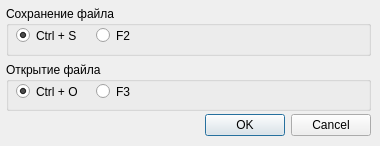
<?xml version="1.0" encoding="UTF-8"?>
<ui version="4.0">
 <class>ShortcutsPrefsDialog</class>
 <widget class="QDialog" name="ShortcutsPrefsDialog">
  <property name="geometry">
   <rect>
    <x>0</x>
    <y>0</y>
    <width>380</width>
    <height>146</height>
   </rect>
  </property>
  <property name="windowTitle">
   <string>Назначение горячих клавиш</string>
  </property>
  <widget class="QDialogButtonBox" name="buttonBox">
   <property name="geometry">
    <rect>
     <x>0</x>
     <y>110</y>
     <width>371</width>
     <height>31</height>
    </rect>
   </property>
   <property name="orientation">
    <enum>Qt::Horizontal</enum>
   </property>
   <property name="standardButtons">
    <set>QDialogButtonBox::Cancel|QDialogButtonBox::Ok</set>
   </property>
  </widget>
  <widget class="QWidget" name="verticalLayoutWidget">
   <property name="geometry">
    <rect>
     <x>0</x>
     <y>0</y>
     <width>371</width>
     <height>111</height>
    </rect>
   </property>
   <layout class="QVBoxLayout" name="verticalLayout">
    <property name="leftMargin">
     <number>6</number>
    </property>
    <property name="topMargin">
     <number>6</number>
    </property>
    <item>
     <layout class="QHBoxLayout" name="horizontalLayout">
      <item>
       <widget class="QGroupBox" name="groupBox">
        <property name="title">
         <string>Сохранение файла</string>
        </property>
        <widget class="QRadioButton" name="saveOnCtrlRadio">
         <property name="geometry">
          <rect>
           <x>10</x>
           <y>20</y>
           <width>82</width>
           <height>19</height>
          </rect>
         </property>
         <property name="text">
          <string>Ctrl + S</string>
         </property>
         <property name="checked">
          <bool>true</bool>
         </property>
        </widget>
        <widget class="QRadioButton" name="saveOnFRadio">
         <property name="geometry">
          <rect>
           <x>90</x>
           <y>20</y>
           <width>117</width>
           <height>19</height>
          </rect>
         </property>
         <property name="text">
          <string>F2</string>
         </property>
        </widget>
       </widget>
      </item>
     </layout>
    </item>
    <item>
     <layout class="QHBoxLayout" name="horizontalLayout_2">
      <item>
       <widget class="QGroupBox" name="groupBox_2">
        <property name="title">
         <string>Открытие файла</string>
        </property>
        <property name="flat">
         <bool>false</bool>
        </property>
        <property name="checkable">
         <bool>false</bool>
        </property>
        <widget class="QRadioButton" name="openOnCtrlRadio">
         <property name="geometry">
          <rect>
           <x>10</x>
           <y>20</y>
           <width>85</width>
           <height>19</height>
          </rect>
         </property>
         <property name="text">
          <string>Ctrl + O</string>
         </property>
         <property name="checked">
          <bool>true</bool>
         </property>
        </widget>
        <widget class="QRadioButton" name="openOnFRadio">
         <property name="geometry">
          <rect>
           <x>90</x>
           <y>20</y>
           <width>117</width>
           <height>19</height>
          </rect>
         </property>
         <property name="text">
          <string>F3</string>
         </property>
        </widget>
       </widget>
      </item>
     </layout>
    </item>
   </layout>
  </widget>
 </widget>
 <resources/>
 <connections>
  <connection>
   <sender>buttonBox</sender>
   <signal>accepted()</signal>
   <receiver>ShortcutsPrefsDialog</receiver>
   <slot>accept()</slot>
   <hints>
    <hint type="sourcelabel">
     <x>248</x>
     <y>254</y>
    </hint>
    <hint type="destinationlabel">
     <x>157</x>
     <y>274</y>
    </hint>
   </hints>
  </connection>
  <connection>
   <sender>buttonBox</sender>
   <signal>rejected()</signal>
   <receiver>ShortcutsPrefsDialog</receiver>
   <slot>reject()</slot>
   <hints>
    <hint type="sourcelabel">
     <x>316</x>
     <y>260</y>
    </hint>
    <hint type="destinationlabel">
     <x>286</x>
     <y>274</y>
    </hint>
   </hints>
  </connection>
 </connections>
</ui>
